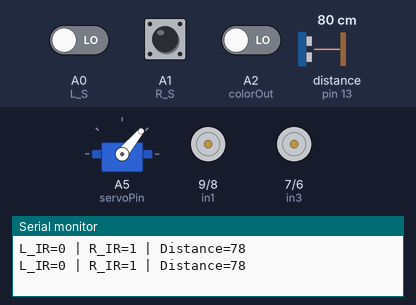
The sketch below on a simulated Arduino Uno, built with avr-gcc and run on an emulated ATmega328P. Parts: servo, motor-driver pin pairs drawn as motors (green arrow = first pin HIGH = forward, orange = second pin HIGH = backward, longer = more drive, scaled by the enable pin), the last lines printed to the serial monitor. Wiring (inferred from the names in the program): ultrasonic range finder: trigger pin 12; echo pin 13. Inputs (shaded band) come from the test bench; at power-on: A1 (R_S) HIGH, A0 (L_S) LOW, distance to the obstacle (sensor on pin 13) 80 cm, A2 (colorOut) LOW. The echo pulse lasts 58.3 µs per cm.

Above: at 1.5 s.
1.6 s: A1 (R_S) driven LOW
At 2.3 s:
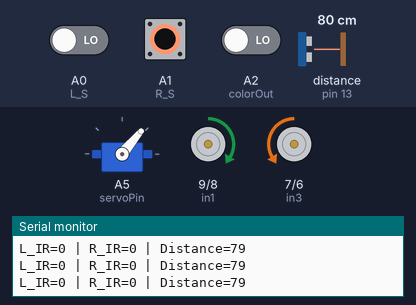
3.3 s: A0 (L_S) driven HIGH
At 3.61 s:
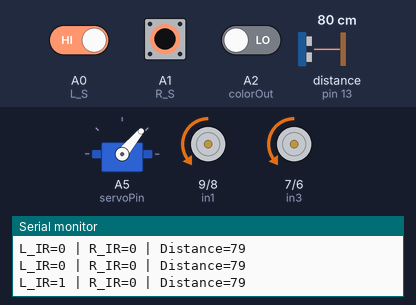
6.3 s: A1 (R_S) driven HIGH
At 6.8 s:
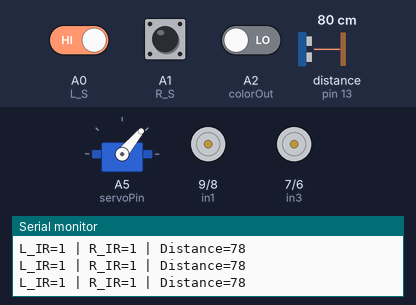
7.8 s: distance to the obstacle (sensor on pin 13) set to 4 cm
10.8 s: A0 (L_S) driven LOW
At 11.15 s:
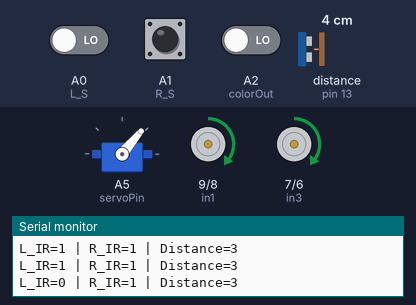
13.8 s: A1 (R_S) pulsed LOW 5 times (0.12 s each, 0.3 s apart)
Timing chart, 0 to 19.3 s (numbered marks = the images above; inputs shaded):
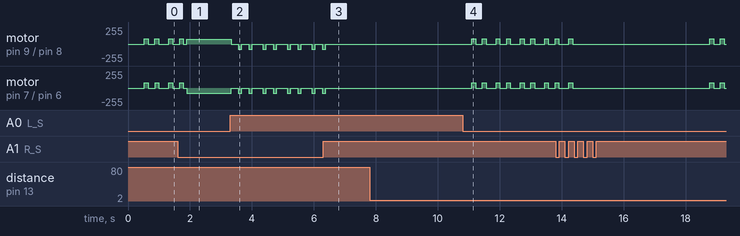

Measured:
- after the input at 6.3 s, motor on pin 9 (in1) / pin 8 (in2), motor on pin 7 (in3) / pin 6 (in4): goes on until 6.4 s, then stays stopped
- after the input at 10.8 s, motor on pin 9 (in1) / pin 8 (in2), motor on pin 7 (in3) / pin 6 (in4): stopped → forward 80/255 after 0.30 s, then repeats every 0.78 s: stopped 0.22 s, forward 80/255 0.12 s, stopped 0.32 s, forward 80/255 0.12 s

The sketch:

Last_Update.ino
```cpp
#include <Servo.h>
#define enA 10
#define in1 9
#define in2 8
#define in3 7
#define in4 6
#define enB 5
#define L_S A0
#define R_S A1
#define trigPin 12
#define echoPin 13
#define S0 11
#define S1 4
#define S2 3
#define S3 2
#define colorOut A2
#define servoPin A5

Servo scanServo;
int servoPos = 50;
bool sweepingRight = true;
unsigned long lastServoMoveTime = 0;
int forwardSpeed = 75;
int turnSpeed = 80;
int approachThreshold = 20;
int scanThreshold = 3;
bool ultrasonicEnabled = true;
bool approaching = false;
String detectedColor = "UNKNOWN";

void setup() {
  Serial.begin(9600);
  pinMode(R_S, INPUT); pinMode(L_S, INPUT);
  pinMode(enA, OUTPUT); pinMode(enB, OUTPUT);
  pinMode(in1, OUTPUT); pinMode(in2, OUTPUT);
  pinMode(in3, OUTPUT); pinMode(in4, OUTPUT);
  pinMode(trigPin, OUTPUT); pinMode(echoPin, INPUT);
  pinMode(S0, OUTPUT); pinMode(S1, OUTPUT);
  pinMode(S2, OUTPUT); pinMode(S3, OUTPUT);
  pinMode(colorOut, INPUT);
  digitalWrite(S0, HIGH); digitalWrite(S1, LOW);
  scanServo.attach(servoPin); scanServo.write(50);
  delay(300);
}

void loop() {
  int leftIR = digitalRead(L_S);
  int rightIR = digitalRead(R_S);
  int distance = ultrasonicEnabled ? getDistance() : 100;
  //if (millis() - lastServoMoveTime >= 100) {
    //if (sweepingRight) { servoPos += 20; if (servoPos >= 60) sweepingRight = false; }
    //else { servoPos -= 20; if (servoPos <= 40) sweepingRight = true; }
    //scanServo.write(servoPos); lastServoMoveTime = millis();
  //}

  if (!approaching && distance > 0 && distance <= approachThreshold && leftIR == 0 && rightIR == 0) {
    approaching = true; Serial.println("Obstacle detected at " + String(distance) + "cm"); Stop(); delay(300);
  }

  if (approaching) {
    while (true) {
      distance = getDistance();
      if (distance <= scanThreshold || distance <= 0) break;
      leftIR = digitalRead(L_S); rightIR = digitalRead(R_S);
      if (leftIR == 1 || rightIR == 1) {
        Serial.println("Lost line during approach! Aborting.");
        Stop(); delay(300); ultrasonicEnabled = true; approaching = false; return;
      }
      analogWrite(enA, 120); analogWrite(enB, 120); forward(); delay(50); Stop(); delay(50);
    }
    Stop(); delay(300); readColor(); handleDetectedColor(detectedColor);
    delay(500); ultrasonicEnabled = true; approaching = false; return;
  }

  leftIR = digitalRead(L_S); rightIR = digitalRead(R_S);
  Serial.print("L_IR="); Serial.print(leftIR);
  Serial.print(" | R_IR="); Serial.print(rightIR);
  Serial.print(" | Distance="); Serial.println(getDistance());

  if ((leftIR == 0) && (rightIR == 0)) {
    analogWrite(enA, forwardSpeed);
    analogWrite(enB, forwardSpeed);
    forward();
  } else if ((leftIR == 0) && (rightIR == 1)) {
    // Right sensor off → drifted left → correct right in steps
    Stop(); delay(100);
    for (int i = 0; i < 2; i++) {
      analogWrite(enA, turnSpeed);
      analogWrite(enB, turnSpeed);
      delay(120); turnRight(); delay(120);
      Stop(); delay(100);
      leftIR = digitalRead(L_S);
      rightIR = digitalRead(R_S);
      if (leftIR == 0 && rightIR == 0) break;
    }
  } else if ((leftIR == 1) && (rightIR == 0)) {
    // Left sensor off → drifted right → correct left in steps
    Stop(); delay(100);
    for (int i = 0; i < 2; i++) {
      analogWrite(enA, turnSpeed);
      analogWrite(enB, turnSpeed);
      delay(120); turnLeft(); delay(120);
      Stop(); delay(100);
      leftIR = digitalRead(L_S);
      rightIR = digitalRead(R_S);
      if (leftIR == 0 && rightIR == 0) break;
    }
  } else {
    Stop(); delay(100);
  }

}

void forward() {
  digitalWrite(in1, HIGH); digitalWrite(in2, LOW);
  digitalWrite(in3, LOW); digitalWrite(in4, HIGH);
}

void backward() {
  digitalWrite(in1, LOW); digitalWrite(in2, HIGH);
  digitalWrite(in3, HIGH); digitalWrite(in4, LOW);
}

void turnRight() {
  digitalWrite(in1, HIGH); digitalWrite(in2, LOW);
  digitalWrite(in3, HIGH); digitalWrite(in4, LOW);
}

void turnLeft() {
  digitalWrite(in1, LOW); digitalWrite(in2, HIGH);
  digitalWrite(in3, LOW); digitalWrite(in4, HIGH);
}

void Stop() {
  digitalWrite(in1, LOW); digitalWrite(in2, LOW);
  digitalWrite(in3, LOW); digitalWrite(in4, LOW);
}

void driveForward(int cm, int speed = forwardSpeed) {
  int t = cm * 30;
  analogWrite(enA, speed); analogWrite(enB, speed);
  forward(); delay(t); Stop(); delay(200);
}

void driveBackwards(int cm) {
  int t = cm * 30;
  analogWrite(enA, forwardSpeed); analogWrite(enB, forwardSpeed);
  backward(); delay(t); Stop(); delay(200);
}

void driveCurveLeft(int cm) {
  int t = cm * 30;
  analogWrite(enA, forwardSpeed / 2); analogWrite(enB, forwardSpeed);
  forward(); delay(t); Stop(); delay(200);
}

void rotate180() {
  int rotateSpeed = 100;
  analogWrite(enA, rotateSpeed);
  analogWrite(enB, rotateSpeed);
  turnLeft(); delay(900);
  Stop(); delay(200);
}
void rotate90() {
  int rotateSpeed = 100;
  analogWrite(enA, rotateSpeed);
  analogWrite(enB, rotateSpeed);
  turnLeft(); delay(450);
  Stop(); delay(200);
}


int getDistance() {
  digitalWrite(trigPin, LOW); delayMicroseconds(2);
  digitalWrite(trigPin, HIGH); delayMicroseconds(10);
  digitalWrite(trigPin, LOW);
  long duration = pulseIn(echoPin, HIGH, 20000);
  return duration * 0.034 / 2;
}

void readColor() {
  unsigned int red, green, blue;
  digitalWrite(S2, LOW); digitalWrite(S3, LOW); red = pulseIn(colorOut, LOW);
  digitalWrite(S2, HIGH); digitalWrite(S3, HIGH); green = pulseIn(colorOut, LOW);
  digitalWrite(S2, LOW); digitalWrite(S3, HIGH); blue = pulseIn(colorOut, LOW);
  if (red < green && red < blue) detectedColor = "RED";
  else if (green < red && green < blue) detectedColor = "GREEN";
  else if (blue < red && blue < green) detectedColor = "BLUE";
  else detectedColor = "UNKNOWN";
  Serial.print("R="); Serial.print(red);
  Serial.print(" G="); Serial.print(green);
  Serial.print(" B="); Serial.println(blue);
  Serial.println("Detected Color: " + detectedColor);
}

void scanWithServo() {
  scanServo.write(50); delay(300); scanServo.write(100);
  Serial.println("Scanning left..."); delay(500);
  scanServo.write(50); delay(300); scanServo.write(0);
  Serial.println("Scanning right..."); delay(500);
  scanServo.write(50); Serial.println("Returning to center..."); delay(500);
}

void handleDetectedColor(String color) {
  if (color == "RED") {
    driveBackwards(5);
    scanWithServo();
    rotate180();
    Serial.println("RED maneuver complete → Resuming line following");

  } else if (color == "GREEN") {
    driveForward(40, 100); Stop(); delay(300); driveBackwards(40);

} else if (color == "BLUE") {
  driveBackwards(5);
  scanWithServo();
  rotate90();
  driveBackwards(30);
  Stop();
  Serial.println("BLUE maneuver complete → Parked");
  while (true);
}
 else {
    Serial.println("Obstacle is " + color + " → Stopping");
    Stop();
  }
}
```

____Final_Code_In_Sha__Allah____.cpp
```cpp
// ------------------------------------------------------
// Line Following Robot with Color Obstacle Scenarios
//
// Copy Right for Group (C1) HSHL
//
// Members:
// - Mohamed Abdo
// - Md Ruhul Kuddus Saleh
// - Md Rahman
// - Aamir Ejaz
//
// Project Overview:
// This Arduino code controls a line-following robot that can detect colored obstacles
// and react differently to each color:
//
// </> RED Obstacle </>:
//    The robot backs up, checks if the left side is clear, and if so, bypasses the obstacle by going around it,
//    then returns to the lane and continues.
// </>GREEN Obstacle </>:
//    The robot moves forward to push the obstacle, then reverses back on the lane. After that, the ultrasonic
//    sensor is disabled for 5 seconds to avoid detecting the same obstacle again.
// </> Other Colors </>:
//    The robot backs up, scans left and right, and if the right side is clear, parks to the right and stops.
//
// The robot follows a black line using infrared sensors, uses an ultrasonic sensor to detect obstacles ahead,
// and a color sensor to recognize the obstacle color and trigger the correct scenario.
//

#include <Servo.h>
#define enA 10
#define in1 9
#define in2 8
#define in3 7
#define in4 6
#define enB 5
#define L_S A4
#define R_S A5
#define trigPin 12
#define echoPin 13
#define S0 A2
#define S1 A1
#define S2 0
#define S3 1
#define colorOut A0
#define servoPin 4
#define SERVO_CENTER 70

Servo scanServo;

int forwardSpeed = 70;
int turnSpeed = 80;
int curveDelay = 150;
int approachThreshold = 20;
int scanThreshold = 3;
int approachSpeed = 80;
bool ultrasonicEnabled = true;
bool approaching = false;
String detectedColor = "UNKNOWN";

void forward();
void backward();
void turnLeft();
void turnRight();
void Stop();
void curveLeft();
void curveRight();
void approachToObstacle();
void readColor();
void handleDetectedColor(String color);
void driveForward(int cm, int speed = 70);
void driveBackwards(int cm, int speed = 70);
void rotate90();
void rotateRight90();
void approachRightToLane();
int getDistance();

void setup() {
  Serial.begin(9600);
  pinMode(R_S, INPUT); pinMode(L_S, INPUT);
  pinMode(enA, OUTPUT); pinMode(enB, OUTPUT);
  pinMode(in1, OUTPUT); pinMode(in2, OUTPUT);
  pinMode(in3, OUTPUT); pinMode(in4, OUTPUT);
  pinMode(trigPin, OUTPUT); pinMode(echoPin, INPUT);
  pinMode(S0, OUTPUT); pinMode(S1, OUTPUT);
  pinMode(S2, OUTPUT); pinMode(S3, OUTPUT);
  pinMode(colorOut, INPUT);
  digitalWrite(S0, HIGH); digitalWrite(S1, LOW);
  scanServo.attach(servoPin);
  scanServo.write(SERVO_CENTER);
  delay(300);
}

void loop() {
  int leftIR = digitalRead(L_S);
  int rightIR = digitalRead(R_S);
  int distance = getDistance();

  Serial.print("L_IR="); Serial.print(leftIR);
  Serial.print(" | R_IR="); Serial.print(rightIR);
  Serial.print(" | Distance="); Serial.println(distance);

  if (!approaching && distance > 0 && distance <= approachThreshold && leftIR == 0 && rightIR == 0) {
    approaching = true;
    Serial.println("Obstacle detected at " + String(distance) + "cm");
    Stop(); delay(300);
  }

  if (approaching) {
    approachToObstacle();
    return;
  }

  if (distance > 0 && distance <= approachThreshold) {
    Stop();
    Serial.println("Obstacle ahead! Stopping.");
    delay(500);
    return;
  }

  if (leftIR == 0 && rightIR == 0) {
    analogWrite(enA, forwardSpeed);
    analogWrite(enB, forwardSpeed);
    forward();
  } else if (leftIR == 1 && rightIR == 0) {
    Stop(); delay(30);
    curveLeft();
  } else if (leftIR == 0 && rightIR == 1) {
    curveRight();
    Stop(); delay(30);
  } else {
    Stop();
    delay(100);
  }
}

void approachToObstacle() {
  int l, r, d;
  unsigned long stepTime = 30;
  while (true) {
    d = getDistance();
    l = digitalRead(L_S); r = digitalRead(R_S);
    if (l == 1 && r == 1) {
      Serial.println("Lost line during approach! Aborting.");
      Stop(); delay(300); ultrasonicEnabled = true; approaching = false; return;
    }
    if (d <= scanThreshold || d <= 0) break;
    if (l == 0 && r == 0) {
      analogWrite(enA, approachSpeed); analogWrite(enB, approachSpeed);
      forward(); delay(stepTime); Stop();
    } else if (l == 1 && r == 0) {
      analogWrite(enA, 0); analogWrite(enB, approachSpeed);
      digitalWrite(in1, LOW); digitalWrite(in2, LOW);
      digitalWrite(in3, LOW); digitalWrite(in4, HIGH);
      delay(stepTime); Stop();
    } else if (l == 0 && r == 1) {
      analogWrite(enA, approachSpeed); analogWrite(enB, 0);
      digitalWrite(in1, HIGH); digitalWrite(in2, LOW);
      digitalWrite(in3, LOW); digitalWrite(in4, LOW);
      delay(stepTime); Stop();
    }
    delay(10);
  }
  Stop(); delay(300); readColor(); handleDetectedColor(detectedColor);
  delay(500); approaching = false;
}

void readColor() {
  unsigned int red, green, blue;
  digitalWrite(S2, LOW); digitalWrite(S3, LOW); red = pulseIn(colorOut, LOW);
  digitalWrite(S2, HIGH); digitalWrite(S3, HIGH); green = pulseIn(colorOut, LOW);
  digitalWrite(S2, LOW); digitalWrite(S3, HIGH); blue = pulseIn(colorOut, LOW);
  if (red < green && red < blue) detectedColor = "RED";
  else if (green < red && green < blue) detectedColor = "GREEN";
  else detectedColor = "OTHER";
  Serial.print("R="); Serial.print(red);
  Serial.print(" G="); Serial.print(green);
  Serial.print(" B="); Serial.println(blue);
  Serial.println("Detected Color: " + detectedColor);
}

void handleDetectedColor(String color) {
  int colorScenarioSpeed = 80;
  if (color == "RED") {
    driveBackwards(12, colorScenarioSpeed);
    scanServo.write(180); delay(400);
    int leftDist = getDistance();
    scanServo.write(SERVO_CENTER); delay(200);
    if (leftDist > 20) {
      ultrasonicEnabled = false;
      rotate90(); delay(50);
      driveForward(30, colorScenarioSpeed); delay(200);
      rotateRight90(); delay(200);
      driveForward(20, colorScenarioSpeed);
      approachRightToLane();
      ultrasonicEnabled = true;
      Serial.println("RED: Path left is clear, performed left-right bypass.");
    } else {
      Serial.println("RED: Left not clear, only backed up and stopped.");
    }
    scanServo.write(SERVO_CENTER);
    Stop();
    Serial.println("RED scenario complete.");
  } else if (color == "GREEN") {
    Serial.println("GREEN scenario: Forward 40cm, then reverse 40cm on lane, ignore ultrasonic for 5s.");
    driveForward(20, 150);
    Stop(); delay(300);
    driveBackwards(20, 70);
    Stop(); delay(300);
    ultrasonicEnabled = false;
    unsigned long ignoreStart = millis();
    Serial.println("Ultrasonic disabled for 5 seconds...");
    while (millis() - ignoreStart < 5000) {
      int l = digitalRead(L_S);
      int r = digitalRead(R_S);
      if (l == 0 && r == 0) {
        analogWrite(enA, forwardSpeed);
        analogWrite(enB, forwardSpeed);
        forward();
      } else if (l == 1 && r == 0) {
        Stop(); delay(30);
        curveLeft();
      } else if (l == 0 && r == 1) {
        curveRight();
        Stop(); delay(30);
      } else {
        Stop();
        delay(100);
      }
      delay(20);
    }
    ultrasonicEnabled = true;
    Serial.println("Ultrasonic re-enabled, GREEN scenario complete: Lane reacquired.");
    Stop();
  } else {
    Serial.println("OTHER COLOR scenario: Back 10cm, scan right/left, park if right is clear.");
    driveBackwards(10, colorScenarioSpeed);
    delay(200);
    scanServo.write(0); delay(400);
    int rightDist = getDistance();
    scanServo.write(180); delay(400);
    int leftDist = getDistance();
    scanServo.write(SERVO_CENTER); delay(200);
    Serial.print("Scan distances: Right="); Serial.print(rightDist); Serial.print(", Left="); Serial.println(leftDist);
    if (rightDist > 20) {
      rotateRight90(); delay(200);
      Stop();
      Serial.println("Parked to the right.");
      while (1) { Stop(); }
    } else {
      Serial.println("Right not clear, not parking.");
    }
  }
}

void approachRightToLane() {
  int l, r;
  int leftSpeed = 65;
  int rightSpeed = 40;
  while (true) {
    l = digitalRead(L_S);
    r = digitalRead(R_S);
    if (l == 1 || r == 1) {
      Stop();
      delay(100);
      Serial.println("ApproachRightToLane: Black detected, resuming normal lane following.");
      break;
    }
    analogWrite(enA, leftSpeed);
    analogWrite(enB, rightSpeed);
    digitalWrite(in1, HIGH); digitalWrite(in2, LOW);
    digitalWrite(in3, LOW);  digitalWrite(in4, HIGH);
    delay(120); Stop(); delay(5);
  }
  Stop();
}

void forward() {
  digitalWrite(in1, HIGH); digitalWrite(in2, LOW);
  digitalWrite(in3, LOW); digitalWrite(in4, HIGH);
}

void backward() {
  digitalWrite(in1, LOW); digitalWrite(in2, HIGH);
  digitalWrite(in3, HIGH); digitalWrite(in4, LOW);
}

void turnLeft() {
  digitalWrite(in1, LOW); digitalWrite(in2, HIGH);
  digitalWrite(in3, LOW); digitalWrite(in4, HIGH);
}

void turnRight() {
  digitalWrite(in1, HIGH); digitalWrite(in2, LOW);
  digitalWrite(in3, HIGH); digitalWrite(in4, LOW);
}

void Stop() {
  digitalWrite(in1, LOW); digitalWrite(in2, LOW);
  digitalWrite(in3, LOW); digitalWrite(in4, LOW);
}

void curveLeft() {
  analogWrite(enA, turnSpeed);
  analogWrite(enB, turnSpeed);
  turnLeft();
  delay(curveDelay);
  Stop();
}

void curveRight() {
  analogWrite(enA, turnSpeed);
  analogWrite(enB, turnSpeed);
  turnRight();
  delay(curveDelay);
  Stop();
}

void driveForward(int cm, int speed) {
  int t = cm * 30;
  analogWrite(enA, speed); analogWrite(enB, speed);
  forward();
  delay(t);
  Stop(); delay(200);
}

void driveBackwards(int cm, int speed) {
  int t = cm * 30;
  analogWrite(enA, speed); analogWrite(enB, speed);
  backward();
  delay(t);
  Stop(); delay(200);
}

void rotate90() {
  int rotateSpeed = 100;
  analogWrite(enA, rotateSpeed); analogWrite(enB, rotateSpeed);
  digitalWrite(in1, LOW); digitalWrite(in2, HIGH);
  digitalWrite(in3, LOW); digitalWrite(in4, HIGH);
  delay(500);
  Stop(); delay(200);
}

void rotateRight90() {
  int rotateSpeed = 100;
  analogWrite(enA, rotateSpeed); analogWrite(enB, rotateSpeed);
  digitalWrite(in1, HIGH); digitalWrite(in2, LOW);
  digitalWrite(in3, HIGH); digitalWrite(in4, LOW);
  delay(500);
  Stop(); delay(200);
}

int getDistance() {
  if (!ultrasonicEnabled) return 1000;
  digitalWrite(trigPin, LOW); delayMicroseconds(2);
  digitalWrite(trigPin, HIGH); delayMicroseconds(10);
  digitalWrite(trigPin, LOW);
  long duration = pulseIn(echoPin, HIGH, 20000);
  return duration * 0.034 / 2;
}
```
